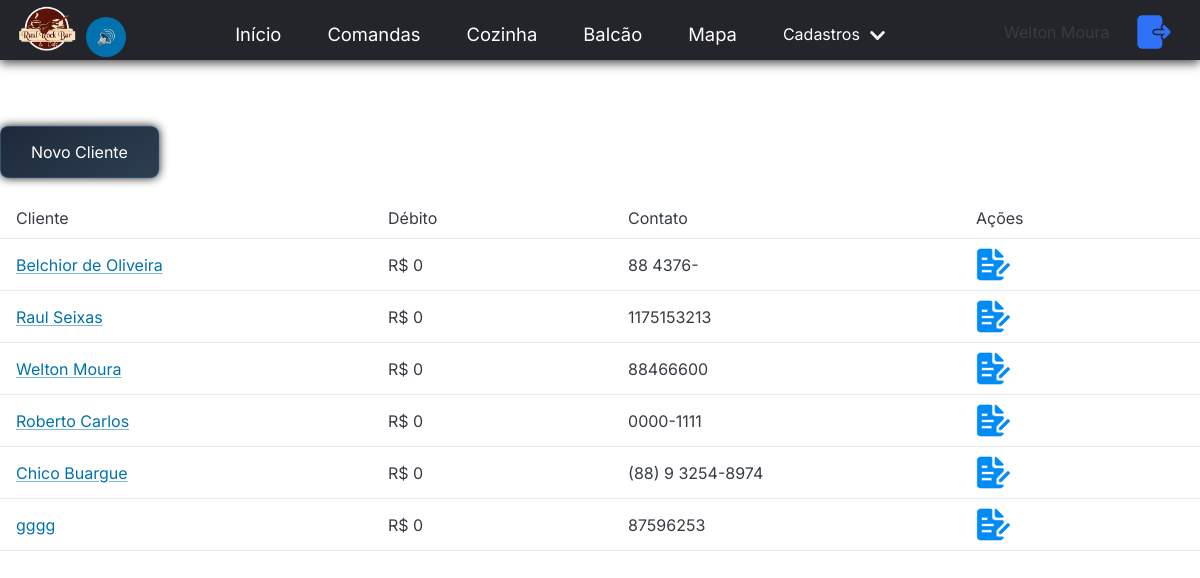
Screenshot of /clients/ (signed in) with the database file from the repository.
### clients/models.py (models this page shows, shortened)
class Client(models.Model):
    id = models.AutoField(primary_key=True)
    name = models.CharField(max_length=255)
    debt = models.DecimalField(max_digits=10, decimal_places=2)
    created_at = models.DateTimeField(auto_now_add=True)
    active = models.BooleanField(default=True)
    contact = models.CharField(max_length=255, null=True, blank=True)

### gestaoRaul/decorators.py (the view)
        def wrapper(request, *args, **kwargs):
            if request.user != None:
                if request.user.is_authenticated:
                    if request.user.groups.filter(name=groupName).exists():
                        return view_function(request, *args, **kwargs)
                    else:
                        return HttpResponseForbidden('tu nao tem acesso rapa')
                else:
                    return  HttpResponseRedirect(reverse('login'), status=302)
            else:
                print(f"Erro no decorator: usuario none")
                return HttpResponseRedirect(reverse('login'), status=302)

### clients/views.py (called while the page is built)
@group_required(groupName='Gerente')
def clients(request):
    clients = Client.objects.all()
    return render(request, 'clients.html', {'clients': clients})

### comandas/templatetags/custom_filter_tag.py (called while the page is built, shortened)
@register.filter(name='totalFiado')
def viewClient(clientId):
    config = {
        'taxa': False
    }
    client = Client.objects.get(id=int(clientId))
    comandas = Comanda.objects.filter(client = client).filter(status = 'FIADO')
    total = Decimal(0)
    total = total + round(total * Decimal(0.1), 2) if config['taxa'] else total
    return total

@register.filter(name='groupUser')
def has_group(user, group_name):
    return user.groups.filter(name=group_name).exists()

### clients/templates/clients.html (shortened to what this page needs)
{% extends "base.html" %}
{% load static %}
{% load custom_filter_tag %}
{% block 'head' %}
<link rel="stylesheet" href="{% static 'clients/css/clients.css' %}">
{% endblock %}
{% block 'body' %}
<div class="grid-container">
    <div class="grid-top">
      <button class="btn-primary"
       onclick="openModal()" id="openModal">Novo Cliente</button>
    </div>
    <table id="client-list">
      <tr>
        <th style="text-align: left;">Cliente</th>
        <th style="text-align: left;width: 20%;">Débito</th>
        <th class="hide-on-mobile" style="text-align: left;">Contato</th>
        <th class="hide-on-mobile" style="text-align: left;width: 20%;">Ações</th>
      </tr>
  {% for client in clients %}
  <tr>
      <td ><a id="name-{{client.id}}" href="{% url 'viewClient' client.id %}">{{client.name}}</a></td>
      <td id="debt-{{client.id}}" >R$ {{client.id | totalFiado}}</td>
      <td class="hide-on-mobile" id="contact-{{client.id}}" >{{client.contact}}</td>
      <td>
    <div class="grid-buttons hide-on-mobile">
    <img
      src="{% static 'midia/icons/edit.svg' %}"
      style=" width: 35px; height: 35px; cursor: pointer;"
      onclick="editclient({{client.id}})" >
    </div>
    </td>
  </tr>
  {% endfor %}
</table>
</div>
{% endblock %}

### templates/base.html (shortened to what this page needs)
{% load static %}
{% load custom_filter_tag %}
<!DOCTYPE html>
<html lang="pt-BR" id="all">
<head>
    {% load pwa %}
    <link rel="stylesheet" href="https://cdn.jsdelivr.net/npm/@picocss/pico@2/css/pico.min.css">
    <link rel="stylesheet" href="{% static 'base.css' %}">
    {% block 'head' %}
    {% endblock  %}
</head>
    <header>
        <div class="p-header">
        <nav class="nav-bar">
            <div class="logo">
                <h1>
                    <img src="{% static 'midia/logo.png'  %}" width="60">
                </h1>
                <button id="icon-notify" style="border: none; margin-left: 10px; border-radius: 20px; height: 40px;width: 40px; padding: 2px; align-self: center;" onclick="cookieNotificacao()" >🔊</button>
            </div>
            <div class="nav-list">
                <ul>
                    {% if user|groupUser:"Gerente" %}
                    <li class="nav-item"><a href="{% url 'home' %}" class="nav-link">Início</a></li>
                    {% endif %}
                    <li class="nav-item"><a href="{% url 'comandas' %}" class="nav-link">Comandas</a></li>
                    <li class="nav-item"><a href="{% url 'pedidos' %}" class="nav-link">Cozinha</a></li>
                    <li class="nav-item"><a href="{% url 'viewBalcao' %}" class="nav-link">Balcão</a></li>
                    <li class="nav-item"><a href="{% url 'mapMesas' %}" class="nav-link">Mapa</a></li>
                    <div class="dropdown">
                        <li class="nav-item">Cadastros<img  class="img-drop" src="{% static 'midia/icons/down.svg' %}"></li>
                      </div>
                </ul>
            </div>
            <div class="logout-button">
                <div id="user-info">{{user.first_name}} {{user.last_name}}</div>
                <a href="{% url 'logout' %}" style="width: 50px;"><img src="{% static 'midia/icons/logout.svg'  %}" style="width: 40px;"></a>
            </div>
        </nav>
    </div>
    </header>
<br>
    {% block 'body' %}
    {% endblock  %}
<link rel="stylesheet" href="https://cdnjs.cloudflare.com/ajax/libs/font-awesome/5.15.4/css/all.min.css">
<link href="https://cdn.jsdelivr.net/npm/sweetalert2@11/dist/sweetalert2.min.css" rel="stylesheet">
<footer>
</footer>
</html>

### templates/static/base.css (style rules this page uses)
:root { --main-gradient: linear-gradient(145deg, #1E2A3B, #2C3E50); --pico-modal-overlay-background-color: rgba(8, 9, 10, 0.75); --pico-font-family-emoji: "Apple Color Emoji", "Segoe UI Emoji", "Segoe UI Symbol", "Noto Color Emoji"; --pico-font-family-sans-serif: system-ui, "Segoe UI", Roboto, Oxygen, Ubuntu, Cantarell, Helvetica, Arial, "Helvetica Neue", sans-serif, var(--pico-font-family-emoji); --pico-font-family-monospace: ui-monospace, SFMono-Regular, "SF Mono", Menlo, Consolas, "Liberation Mono", monospace, var(--pico-font-family-emoji); --pico-font-family: var(--pico-font-family-sans-serif); --pico-line-height: 1.5; --pico-font-weight: 400; --pico-font-size: 100%; --pico-text-underline-offset: 0.1rem; --pico-border-radius: 0.25rem; --pico-border-width: 0.0625rem; --pico-outline-width: 0.125rem; --pico-transition: 0.2s ease-in-out; --pico-spacing: 1rem; --pico-typography-spacing-vertical: 1rem; --pico-block-spacing-vertical: var(--pico-spacing); --pico-block-spacing-horizontal: var(--pico-spacing); --pico-grid-column-gap: var(--pico-spacing); --pico-grid-row-gap: var(--pico-spacing); --pico-form-element-spacing-vertical: 0.75rem; --pico-form-element-spacing-horizontal: 1rem; --pico-group-box-shadow: 0 0 0 rgba(0, 0, 0, 0); --pico-group-box-shadow-focus-with-button: 0 0 0 var(--pico-outline-width) var(--pico-primary-focus); --pico-group-box-shadow-focus-with-input: 0 0 0 0.0625rem var(--pico-form-element-border-color); --pico-modal-overlay-backdrop-filter: blur(0.375rem); --pico-nav-element-spacing-vertical: 1rem; --pico-nav-element-spacing-horizontal: 0.5rem; --pico-nav-link-spacing-vertical: 0.5rem; --pico-nav-link-spacing-horizontal: 0.5rem; --pico-nav-breadcrumb-divider: ">"; }
h1 { text-align: center; }
.btn-primary { align-items: center; background: var(--main-gradient); border-color: rgba(86, 187, 255, 0.192); border-radius: 8px; box-shadow: 0px 0px 10px rgba(12, 12, 12, 0.973); text-align: left; line-height: 20px; padding: 15px 30px 15px 30px; transition: box-shadow 0.4s; }
* { padding: 0; margin: 0; font-family: 'Inter', sans-serif; }
.p-header { background-color: #24252a; box-shadow: 0px 3px 10px #464646; position: fixed; top: 0; min-width: 100%; height: 60px; align-items: center; align-content: center; z-index: 100; }
.nav-bar { display: flex; justify-content: space-between; padding: 0.1rem 1rem; align-self: center; }
.logo { display: flex; margin-top: 5px; align-items: center; height: 60px; }
.nav-list { display: flex; align-items: center; }
.nav-list ul { display: flex; justify-content: space-between; list-style: none; }
.nav-item { margin: 0 15px; }
.nav-link { text-decoration: none; font-size: 1.15rem; color: #fff; font-weight: 400; }
.logout-button { display: grid; align-items: center; grid-template-columns: repeat(2, 0.5fr); border: none; border-radius: 5px; margin-top: 0px; height: 60px; width: 180px; gap: 10px; }
#user-info { width: 120px; overflow: hidden; text-overflow: ellipsis; white-space: nowrap; }
.dropdown { position: relative; display: inline-block; color: #fff; cursor: pointer; transition: display 0.9s, animation 0.9s; }
.img-drop { width: 35px; transition: transform 0.3s ease-in-out; }

### templates/static/clients/css/clients.css (style rules this page uses)
.grid-buttons { grid-template-columns: 1fr 1fr; display: flex; gap: 10px; }
.grid-container { display: grid; grid-template-columns: repeat(1, 1fr); gap: 20px; max-width: 1300px; margin: 0 auto; }
.grid-top { display: flex; width: 100%; }

### rows the page displays
Client: name "Belchior de Oliveira", id|totalFiado "0", contact "88 4376-"
Client: name "Raul Seixas", id|totalFiado "0", contact "1175153213"
Client: name "Welton Moura", id|totalFiado "0", contact "88466600"
Client: name "Roberto Carlos", id|totalFiado "0", contact "0000-1111"
Client: name "Chico Buargue", id|totalFiado "0", contact "(88) 9 3254-8974"
Client: name "gggg", id|totalFiado "0", contact "87596253"

### other values shown
{{ user.first_name }} "Welton"
{{ user.last_name }} "Moura"
